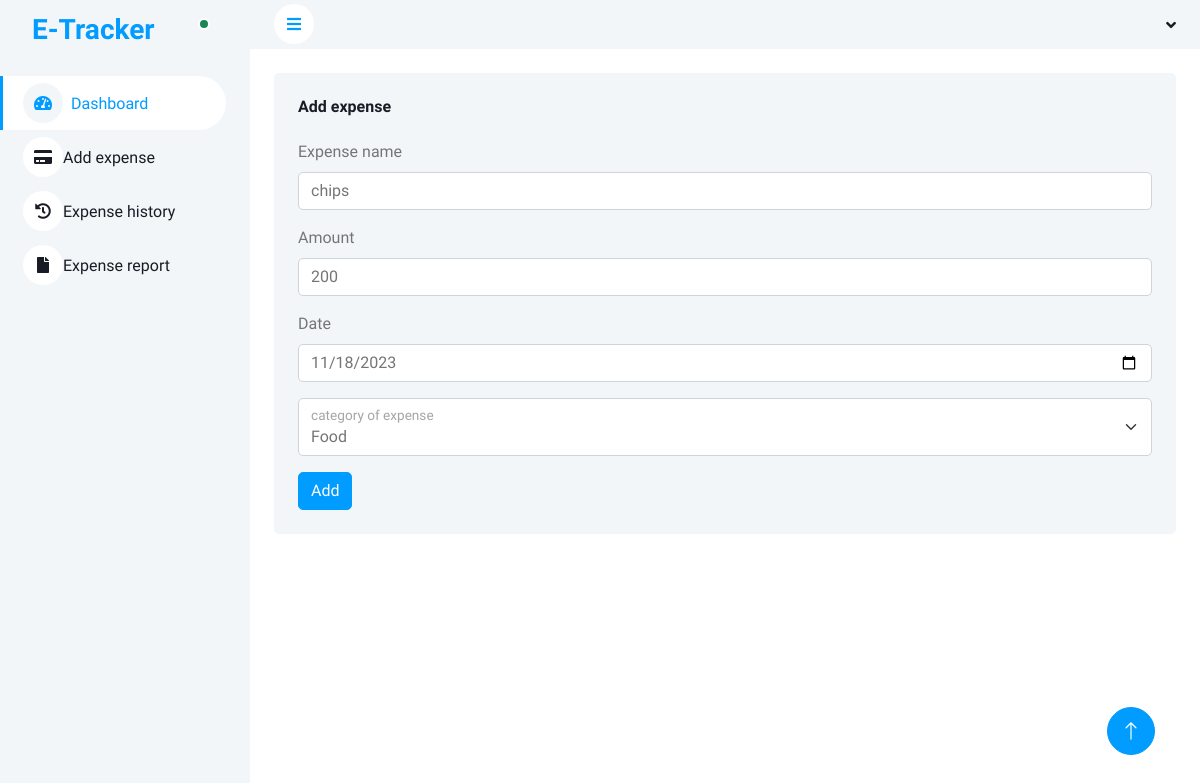
Screenshot of /userapp/expense_edit/2 with the database file from the repository.
### userapp/models.py (models this page shows, shortened)
class expense(models.Model):
    user = models.ForeignKey(settings.AUTH_USER_MODEL, on_delete=models.CASCADE)
    expense_name = models.CharField(max_length=50)
    amount = models.IntegerField()
    date = models.DateField()
    category = models.CharField(max_length=50)
    created_at = models.DateTimeField(auto_now_add=True)

### userapp/views.py (the view)
# urls.py: path('expense_edit/<int:dataid>', views.expense_edit, name='expense_edit'),
def expense_edit(req,dataid):
    data=expense.objects.get(id=dataid)
    return render(req,"edit_expense.html",{"data":data})

### userapp/templates/edit_expense.html (shortened to what this page needs)
<!DOCTYPE html>
{% extends "index.html" %}
{% block content %}
<html lang="en">
<head>
</head>
<body>
    <div class="container-fluid pt-4 px-4">
        <div class="row g-4">
        <div class="col-sm-12 col-xl">
            <div class="bg-light rounded h-100 p-4">
                <h6 class="mb-4">Add expense</h6>
                <form method='post' action='{% url "expense_update" dataid=data.id %}'>
                    <div class="mb-3">
                        <label for="expense name" class="form-label">Expense name</label>
                        <input type="text" class="form-control" id="exampleInputEmail1"  name='expense_name' placeholder="expense_name" value="{{data.expense_name}}">
                    </div>
                    <div class="mb-3">
                        <label for="Amount" class="form-label">Amount</label>
                        <input type="text" class="form-control" id="exampleInputEmail1" name='amount'placeholder="Amount" value="{{data.amount}}">
                    </div>
                    <div class="mb-3">
                        <label for="date" class="form-label">Date</label>
                        <input type="date" class="form-control" id="exampleInputEmail1" name='date' value="{{data.date|date:'Y-m-d'}}">
                    </div>
                    <div class="form-floating mb-3">
                        <select class="form-select" id="floatingSelect" aria-label="Floating label select example" name='category'>
                            <option selected="">{{data.category}}</option>
                        </select>
                        <label for="floatingSelect">category of expense</label>
                    </div>
                    <button type="submit" class="btn btn-primary">Add</button>
                </form>
            </div>
        </div>
    </div>
    </div>
</body>
</html>
{% endblock %}

### accounts/static/css/style.css (style rules this page uses)
:root { --primary: #009CFF; --light: #F3F6F9; --dark: #191C24; }
.btn { transition: .5s; }
.btn.btn-primary { color: #FFFFFF; }

### rows the page displays
expense: expense_name "chips", amount "200", date "11/18/2023", category "Food"
